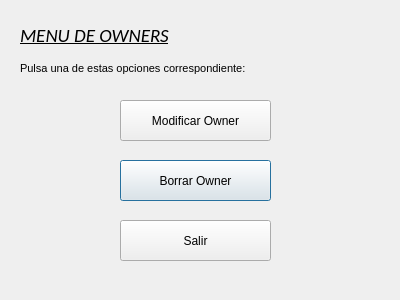
<?xml version="1.0" encoding="UTF-8"?>
<ui version="4.0">
 <class>Owners</class>
 <widget class="QDialog" name="Owners">
  <property name="geometry">
   <rect>
    <x>0</x>
    <y>0</y>
    <width>400</width>
    <height>300</height>
   </rect>
  </property>
  <property name="windowTitle">
   <string>Dialog</string>
  </property>
  <widget class="QPushButton" name="pushButton_3">
   <property name="geometry">
    <rect>
     <x>120</x>
     <y>160</y>
     <width>151</width>
     <height>41</height>
    </rect>
   </property>
   <property name="font">
    <font>
     <pointsize>9</pointsize>
    </font>
   </property>
   <property name="text">
    <string>Borrar Owner</string>
   </property>
  </widget>
  <widget class="QLabel" name="label_2">
   <property name="geometry">
    <rect>
     <x>20</x>
     <y>60</y>
     <width>361</width>
     <height>16</height>
    </rect>
   </property>
   <property name="font">
    <font>
     <pointsize>8</pointsize>
    </font>
   </property>
   <property name="text">
    <string>Pulsa una de estas opciones correspondiente:</string>
   </property>
  </widget>
  <widget class="QLabel" name="label">
   <property name="geometry">
    <rect>
     <x>20</x>
     <y>20</y>
     <width>161</width>
     <height>31</height>
    </rect>
   </property>
   <property name="font">
    <font>
     <family>Calibri</family>
     <pointsize>14</pointsize>
     <italic>true</italic>
     <underline>true</underline>
    </font>
   </property>
   <property name="text">
    <string>MENU DE OWNERS</string>
   </property>
  </widget>
  <widget class="QPushButton" name="pushButton_2">
   <property name="geometry">
    <rect>
     <x>120</x>
     <y>100</y>
     <width>151</width>
     <height>41</height>
    </rect>
   </property>
   <property name="font">
    <font>
     <pointsize>9</pointsize>
    </font>
   </property>
   <property name="text">
    <string>Modificar Owner</string>
   </property>
  </widget>
  <widget class="QPushButton" name="BU_Salir">
   <property name="geometry">
    <rect>
     <x>120</x>
     <y>220</y>
     <width>151</width>
     <height>41</height>
    </rect>
   </property>
   <property name="text">
    <string>Salir</string>
   </property>
  </widget>
 </widget>
 <resources/>
 <connections/>
</ui>
